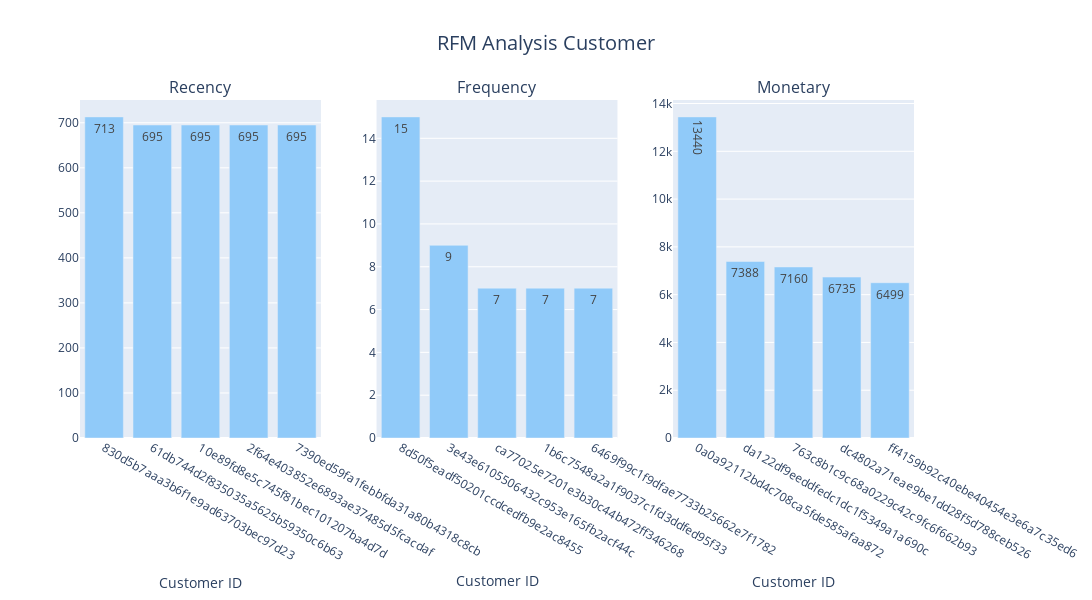

Notebook cell for this chart:
### Code cell
figPlotly = make_subplots(rows=1, cols=3, subplot_titles=("Recency", "Frequency", "Monetary"))

df_recency = sort_values_df(rfm_df, 'recency', False).head()
figPlotly.add_trace(
    go.Bar(y=df_recency['recency'], x=df_recency['customer_id'], text=df_recency['recency'], marker_color='#90CAF9'),
    row=1, col=1
)

df_frequency = sort_values_df(rfm_df, 'frequency', False).head()
figPlotly.add_trace(
    go.Bar(y=df_frequency['frequency'], x=df_frequency['customer_id'], text=df_frequency['frequency'], marker_color='#90CAF9'),
    row=1, col=2
)

df_monetary = sort_values_df(rfm_df, 'monetary', False).head()
figPlotly.add_trace(
    go.Bar(y=df_monetary['monetary'], x=df_monetary['customer_id'], text=df_monetary['monetary'], marker_color='#90CAF9'),
    row=1, col=3
)

figPlotly.update_xaxes(title_text="Customer ID", row=1, col=1)
figPlotly.update_xaxes(title_text="Customer ID", row=1, col=2)
figPlotly.update_xaxes(title_text="Customer ID", row=1, col=3)

figPlotly.update_layout(height=600, width=1200, title_text="RFM Analysis Customer", title_x=0.5, title_font_size=20)
figPlotly.update_traces(showlegend=False)
figPlotly.show()

### Figure 1 — Plotly figure (JSON) as saved in the notebook; plotly's stock layout.template omitted (floating-point values rounded to 4 significant figures)
{"data": [{"marker": {"color": "#90CAF9"}, "showlegend": false, "text": [713, 695, 695, 695, 695], "type": "bar", "x": ["830d5b7aaa3b6f1e9ad63703bec97d23", "61db744d2f835035a5625b59350c6b63", "10e89fd8e5c745f81bec101207ba4d7d", "2f64e403852e6893ae37485d5fcacdaf", "7390ed59fa1febbfda31a80b4318c8cb"], "xaxis": "x", "y": [713, 695, 695, 695, 695], "yaxis": "y"}, {"marker": {"color": "#90CAF9"}, "showlegend": false, "text": [15, 9, 7, 7, 7], "type": "bar", "x": ["8d50f5eadf50201ccdcedfb9e2ac8455", "3e43e6105506432c953e165fb2acf44c", "ca77025e7201e3b30c44b472ff346268", "1b6c7548a2a1f9037c1fd3ddfed95f33", "6469f99c1f9dfae7733b25662e7f1782"], "xaxis": "x2", "y": [15, 9, 7, 7, 7], "yaxis": "y2"}, {"marker": {"color": "#90CAF9"}, "showlegend": false, "text": [13440, 7388, 7160, 6735, 6499], "type": "bar", "x": ["0a0a92112bd4c708ca5fde585afaa872", "da122df9eeddfedc1dc1f5349a1a690c", "763c8b1c9c68a0229c42c9fc6f662b93", "dc4802a71eae9be1dd28f5d788ceb526", "ff4159b92c40ebe40454e3e6a7c35ed6"], "xaxis": "x3", "y": [13440, 7388, 7160, 6735, 6499], "yaxis": "y3"}], "layout": {"annotations": [{"font": {"size": 16}, "showarrow": false, "text": "Recency", "x": 0.1444, "xanchor": "center", "xref": "paper", "y": 1, "yanchor": "bottom", "yref": "paper"}, {"font": {"size": 16}, "showarrow": false, "text": "Frequency", "x": 0.5, "xanchor": "center", "xref": "paper", "y": 1, "yanchor": "bottom", "yref": "paper"}, {"font": {"size": 16}, "showarrow": false, "text": "Monetary", "x": 0.8556, "xanchor": "center", "xref": "paper", "y": 1, "yanchor": "bottom", "yref": "paper"}], "height": 600, "title": {"font": {"size": 20}, "text": "RFM Analysis Customer", "x": 0.5}, "width": 1200, "xaxis": {"anchor": "y", "domain": [0, 0.2889], "title": {"text": "Customer ID"}}, "xaxis2": {"anchor": "y2", "domain": [0.3556, 0.6444], "title": {"text": "Customer ID"}}, "xaxis3": {"anchor": "y3", "domain": [0.7111, 1], "title": {"text": "Customer ID"}}, "yaxis": {"anchor": "x", "domain": [0, 1]}, "yaxis2": {"anchor": "x2", "domain": [0, 1]}, "yaxis3": {"anchor": "x3", "domain": [0, 1]}}}
